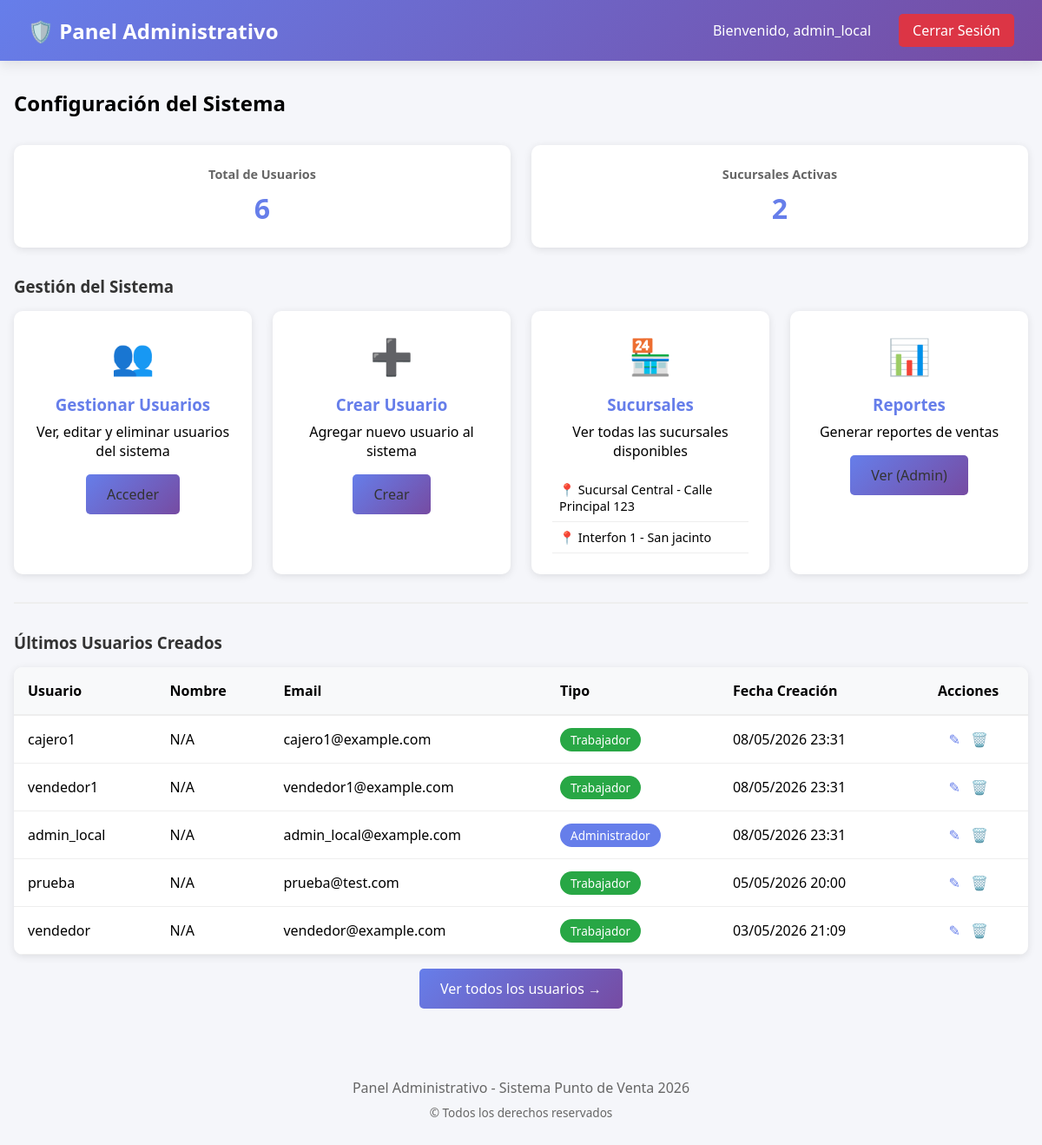
/configuracion/ (signed in), run on an earlier commit of the app's database.
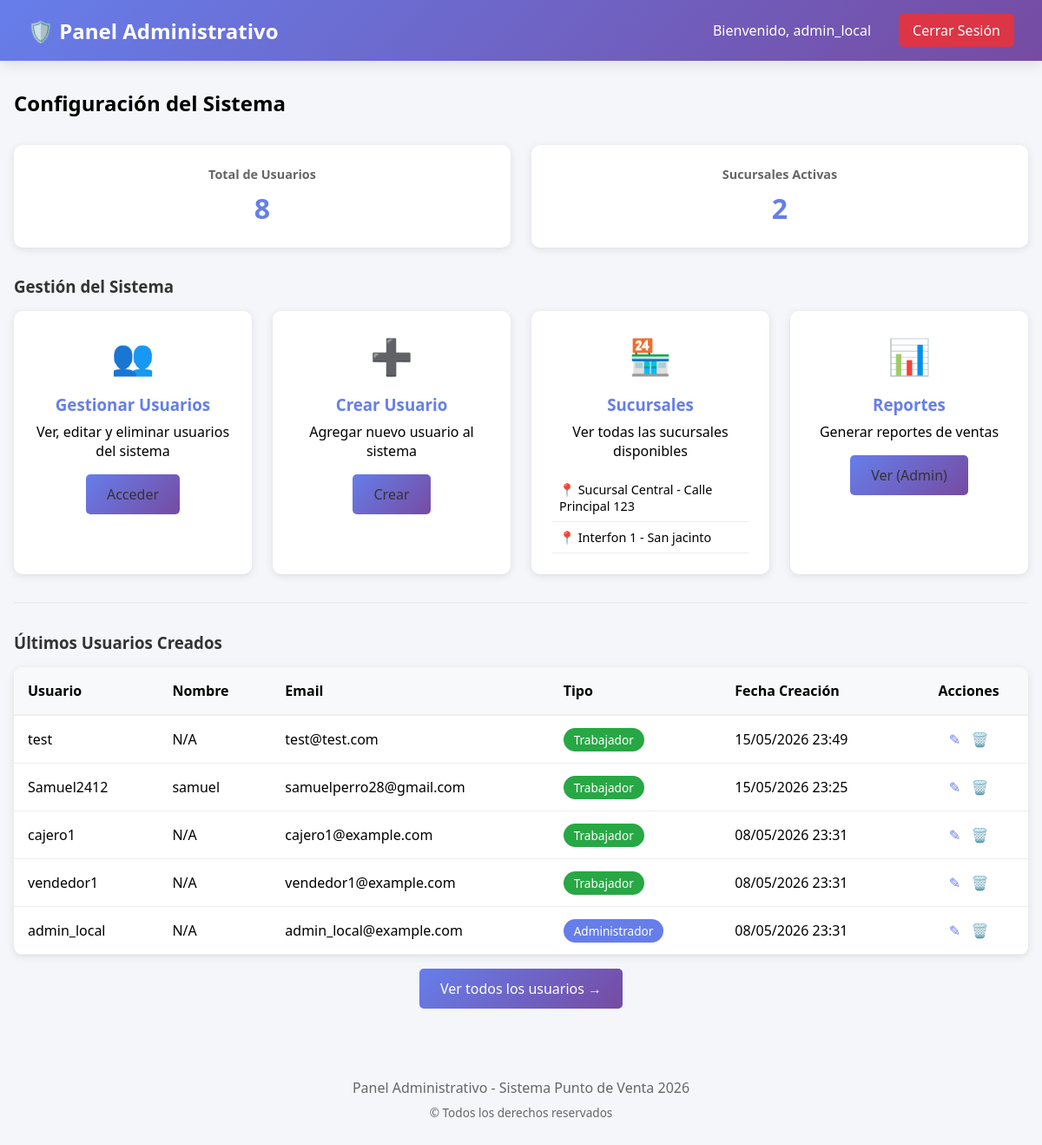
And on a later commit of the database.
### inventario/models.py (models this page shows, shortened)
class Sucursal(models.Model):
    nombre = models.CharField(max_length=100)
    ubicacion = models.CharField(max_length=200)

### usuarios/models.py (models this page shows, shortened)
class UsuarioPersonalizado(AbstractUser):
    ROL_CHOICES = (
        ('admin', 'Administrador'),
        ('vendedor', 'Vendedor'),
        ('cajero', 'Cajero'),
    )
    rol = models.CharField(max_length=10, choices=ROL_CHOICES, default='vendedor')
    sucursal = models.ForeignKey(Sucursal, on_delete=models.SET_NULL, null=True, blank=True)
    activo = models.BooleanField(default=True)
    fecha_creacion = models.DateTimeField(auto_now_add=True)
    class Meta:
        verbose_name = "Usuario"
        verbose_name_plural = "Usuarios"

### usuarios/views.py (the view)
# urls.py: path('configuracion/', admin_panel, name='configuracion'),
@login_required(login_url='login')
@user_passes_test(es_administrador, login_url='punto_de_venta')
def admin_panel(request):
    usuarios = User.objects.all().order_by('-date_joined')
    sucursales = Sucursal.objects.all()
    context = {
        'usuarios': usuarios,
        'sucursales': sucursales,
        'total_usuarios': usuarios.count(),
        'total_sucursales': sucursales.count(),
    }
    return render(request, 'admin/panel.html', context)

### usuarios/views.py (called while the page is built)
def es_administrador(user):
    return user.is_superuser

### templates/admin/panel.html (shortened to what the changed rows need)
{% load static %}
<!DOCTYPE html>
<html lang="es">
<head>
</head>
<body>
    <div class="navbar">
        <h1>🛡️ Panel Administrativo</h1>
        <div class="navbar-right">
            <span>Bienvenido, {{ user.first_name|default:user.username }}</span>
            <a href="{% url 'inicio' %}" class="logout-btn" style="padding: 0.5rem 1rem; border-radius: 5px;">Cerrar Sesión</a>
        </div>
    </div>
    <div class="container">
        <div class="header">
            <h2>Configuración del Sistema</h2>
        </div>
        <div class="stats">
            <div class="stat-card">
                <h3>Total de Usuarios</h3>
                <div class="stat-number">{{ total_usuarios }}</div>
            </div>
        </div>
        <div class="menu-admin">
            <div class="menu-item">
                <div style="margin-top: 1rem; text-align: left; font-size: 0.9rem;">
                    {% for sucursal in sucursales %}
                        <div style="padding: 0.5rem; border-bottom: 1px solid #eee;">
                            📍 {{ sucursal.nombre }} - {{ sucursal.ubicacion }}
                        </div>
                    {% empty %}
                        <p>No hay sucursales registradas</p>
                    {% endfor %}
                </div>
            </div>
        </div>
        <div style="background: white; border-radius: 10px; overflow: hidden; box-shadow: 0 2px 10px rgba(0, 0, 0, 0.1);">
            <table style="width: 100%; border-collapse: collapse;">
                <thead>
                    <tr style="background: #f8f9fa; border-bottom: 2px solid #eee;">
                        <th style="padding: 1rem; text-align: left;">Usuario</th>
                        <th style="padding: 1rem; text-align: left;">Nombre</th>
                        <th style="padding: 1rem; text-align: left;">Email</th>
                        <th style="padding: 1rem; text-align: left;">Tipo</th>
                        <th style="padding: 1rem; text-align: left;">Fecha Creación</th>
                        <th style="padding: 1rem; text-align: center;">Acciones</th>
                    </tr>
                </thead>
                <tbody>
                    {% for usuario in usuarios|slice:":5" %}
                        <tr style="border-bottom: 1px solid #eee;">
                            <td style="padding: 1rem;">{{ usuario.username }}</td>
                            <td style="padding: 1rem;">{{ usuario.first_name|default:"N/A" }}</td>
                            <td style="padding: 1rem;">{{ usuario.email|default:"N/A" }}</td>
                            <td style="padding: 1rem;">
                                {% if usuario.is_superuser %}
                                    <span style="background: #667eea; color: white; padding: 0.25rem 0.75rem; border-radius: 20px; font-size: 0.85rem;">Administrador</span>
                                {% else %}
                                    <span style="background: #28a745; color: white; padding: 0.25rem 0.75rem; border-radius: 20px; font-size: 0.85rem;">Trabajador</span>
                                {% endif %}
                            </td>
                            <td style="padding: 1rem;">{{ usuario.date_joined|date:"d/m/Y H:i" }}</td>
                            <td style="padding: 1rem; text-align: center;">
                                <a href="{% url 'editar_usuario' usuario.id %}" style="color: #667eea; text-decoration: none; font-weight: 500;">✎</a>
                                <a href="{% url 'eliminar_usuario' usuario.id %}" style="color: #dc3545; text-decoration: none; font-weight: 500; margin-left: 0.5rem;">🗑️</a>
                            </td>
                        </tr>
                    {% empty %}
                        <tr>
                            <td colspan="6" style="padding: 2rem; text-align: center; color: #999;">No hay usuarios</td>
                        </tr>
                    {% endfor %}
                </tbody>
            </table>
        </div>
    </div>
</body>
</html>

What changed in the data, as far as the page shows it:
no longer on this page (row unchanged): UsuarioPersonalizado: username "prueba", first_name "N/A", email "prueba@test.com", is_superuser "Trabajador", date_joined "05/05/2026 20:00"
no longer on this page (row unchanged): UsuarioPersonalizado: username "vendedor", first_name "N/A", email "vendedor@example.com", is_superuser "Trabajador", date_joined "03/05/2026 21:09"
added UsuarioPersonalizado: username "test", first_name "N/A", email "test@test.com", is_superuser "Trabajador", date_joined "15/05/2026 23:49"
added UsuarioPersonalizado: username "Samuel2412", first_name "samuel", email "samuelperro28@gmail.com", is_superuser "Trabajador", date_joined "15/05/2026 23:25"
Also different on the page:
{{ total_usuarios }}: "6" → "8"
